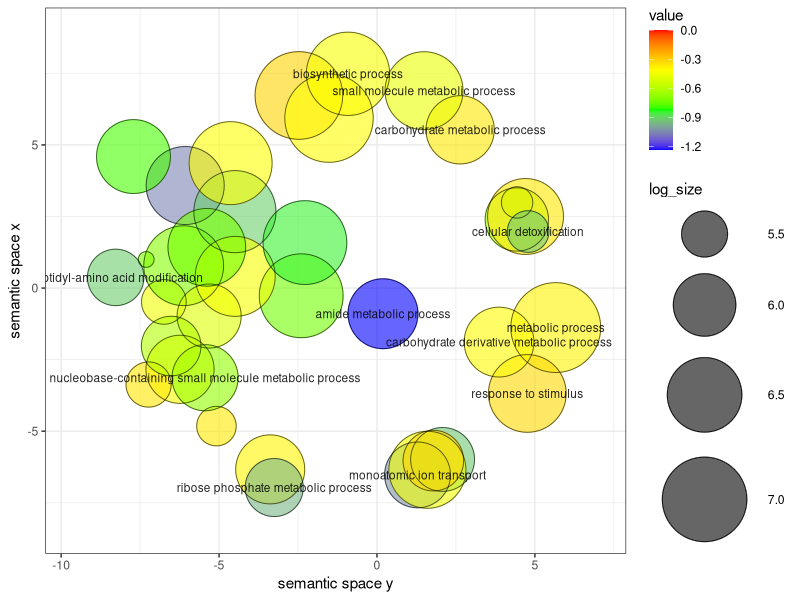

Here is the R script that generated this plot:
# A plotting R script produced by the Revigo server at http://revigo.irb.hr/
# If you found Revigo useful in your work, please cite the following reference:
# Supek F et al. "REVIGO summarizes and visualizes long lists of Gene Ontology
# terms" PLoS ONE 2011. doi:10.1371/journal.pone.0021800

# --------------------------------------------------------------------------
# If you don't have the ggplot2 package installed, uncomment the following line:
# install.packages( "ggplot2" );
library( ggplot2 );

# --------------------------------------------------------------------------
# If you don't have the scales package installed, uncomment the following line:
# install.packages( "scales" );
library( scales );

# --------------------------------------------------------------------------
# Here is your data from Revigo. Scroll down for plot configuration options.

revigo.names <- c("term_ID","description","frequency","plot_X","plot_Y","log_size","value","uniqueness","dispensability");
revigo.data <- rbind(c("GO:0005975","carbohydrate metabolic process",5.521546466478484,2.6339735879807606,5.527602533673562,6.220115151808519,-0.35661543412546903,0.8878835339656664,0.08327525),
c("GO:0006414","translational elongation",0.45853729473473576,-7.307378523413275,0.9990531643697101,5.139431973597713,-0.7185643577394225,0.687790967826683,0.29431777),
c("GO:0006418","tRNA aminoacylation for protein translation",0.974318159563009,-6.747842510765647,-0.48371972718251893,5.466756438594257,-0.45390419873317484,0.6018442493055934,0.56454341),
c("GO:0006520","amino acid metabolic process",5.465247531707815,-6.236008175000885,-2.837630500838149,6.215664259962457,-0.43040139234890545,0.6978466123454923,0.59635002),
c("GO:0006807","nitrogen compound metabolic process",48.837649518475466,-2.472566652016446,6.726359881226035,7.1668089422978785,-0.31484159258232436,0.8645984399877705,0.22128816),
c("GO:0006811","monoatomic ion transport",4.401907471506606,1.2839702830002946,-6.525837705840832,6.1216953964406695,-1.0337456000650995,0.9368244037504695,0),
c("GO:0006979","response to oxidative stress",0.5712981471310761,4.436650251753952,2.9911455182895805,5.23491950292478,-0.638272163982407,0.9156218618785936,0.32943569),
c("GO:0008152","metabolic process",65.3565173451011,5.6611252545257225,-1.3794817340236447,7.293343082853126,-0.3842897703389928,1,-0),
c("GO:0009058","biosynthetic process",28.23839282673206,-0.9176633642130353,7.483146774654496,6.928894185470589,-0.43322675179875214,0.8853842844570147,0.09351135),
c("GO:0009059","macromolecule biosynthetic process",15.258385035486357,-6.072599936421077,3.5812466185263667,6.661562823384344,-1.0576644883373616,0.7194513485839499,0.20486237),
c("GO:0009141","nucleoside triphosphate metabolic process",0.762872851553353,-5.082906619808238,-4.821915837229224,5.3605082123064145,-0.3640821757057693,0.7288885235673651,0.61386709),
c("GO:0010467","gene expression",9.706370753664654,-7.710108993605745,4.593328210385309,6.465111183714701,-0.7854819950201596,0.8442797829045714,0.28055017),
c("GO:0018193","peptidyl-amino acid modification",2.047197706052904,-8.27360892027162,0.3722968367490443,5.789214650731967,-0.9181883966201059,0.784800107721582,0.05670879),
c("GO:0019538","protein metabolic process",18.67385374490695,-6.120453469412725,0.7815888638230262,6.7492881892860686,-0.6949002502343435,0.7114314056584692,0.33214411),
c("GO:0019637","organophosphate metabolic process",5.94718450776783,-3.3803513493525026,-6.333161489682027,6.252365814198532,-0.38993740274345995,0.8001447854412209,0.53380606),
c("GO:0019693","ribose phosphate metabolic process",2.299871024016621,-3.2535913158450693,-6.9670331390141715,5.839758268584501,-0.9653915943676379,0.8057398363178058,-0),
c("GO:0034220","monoatomic ion transmembrane transport",3.707494071415495,2.0774565243801546,-5.9860892971123,6.047135013730295,-0.9319477878877299,0.9198124965089509,0.42984343),
c("GO:0034641","cellular nitrogen compound metabolic process",30.187049102942364,-2.399251173532155,-0.26965271338728924,6.957874867913695,-0.7323965393165471,0.776094726105518,0.30530756),
c("GO:0034660","ncRNA metabolic process",3.769763500568378,-5.314069806261075,-0.9771487808438645,6.054368647279385,-0.5033705891308075,0.7496608764219089,0.34556187),
c("GO:0042221","response to chemical",3.5497133630507625,4.4286916842819775,2.3960986809328273,6.028247851305722,-0.6309363579262222,0.8983771117957404,0.40359782),
c("GO:0043038","amino acid activation",0.9991846865833046,-7.231424973294976,-3.3696013770518283,5.47770137405037,-0.35427520549941094,0.7524355136661137,0.59496536),
c("GO:0043603","amide metabolic process",6.518961624921768,0.190683237488355,-0.8963823683808475,6.292232804957447,-1.2347338941229895,0.8534156966287576,0.12584976),
c("GO:0044238","primary metabolic process",54.063119334849006,-1.5192126507217816,5.936353269231173,7.210955285610252,-0.4088908522338173,0.8601056397000303,0.15678936),
c("GO:0044249","cellular biosynthetic process",24.389190152163454,-4.498269960882925,2.6690042736636967,6.865251597822689,-0.9160568592636398,0.7006826835140462,0.55144154),
c("GO:0044271","cellular nitrogen compound biosynthetic process",18.93399433857433,-4.488303233915922,0.40797783272153587,6.755296478091295,-0.43376290698312164,0.648267899636923,0.59014338),
c("GO:0044281","small molecule metabolic process",15.15473791824727,1.4896226668643997,6.892710551152044,6.658602684396198,-0.4680602090314609,0.9024889348713317,0.05207235),
c("GO:0050896","response to stimulus",14.674014998147983,4.76076392249081,-3.6806503970118993,6.644603215942828,-0.3251544684352775,1,-0),
c("GO:0051716","cellular response to stimulus",12.016805727629972,4.704682515405049,2.499409286639625,6.557843319194743,-0.359158953139323,0.8685743626870004,0.60012237),
c("GO:0055085","transmembrane transport",13.53545668727302,1.5966052285780905,-6.347128790353445,6.609527179077396,-0.4521699348214782,0.911708323937874,0.5384965),
c("GO:0055086","nucleobase-containing small molecule metabolic process",4.5204226165387285,-5.441990295101809,-3.1314818915590954,6.133233517547702,-0.6692575860454979,0.7215074787014796,0.10498231),
c("GO:0072521","purine-containing compound metabolic process",2.595262480894418,-6.516533733550742,-2.024930279510573,5.892236003769251,-0.6046980749146497,0.755397845082129,0.29056141),
c("GO:0098660","inorganic ion transmembrane transport",2.8120629398541377,1.7848746947510234,-6.027268733206487,5.9270797094445795,-0.32642067823700904,0.9223415437820497,0.50368514),
c("GO:1901135","carbohydrate derivative metabolic process",6.41604626743983,3.864930726492243,-1.8870245654341429,6.285321871094186,-0.40277445690260333,0.8948265521896288,0.06664641),
c("GO:1901564","organonitrogen compound metabolic process",29.993834591427927,-2.2813695718497145,1.5886834167397994,6.955086199151694,-0.8434387346256829,0.7854116788240867,0.18637799),
c("GO:1901566","organonitrogen compound biosynthetic process",14.63667861962968,-5.388048000244803,1.4231324482752437,6.643496794616454,-0.7303703256424472,0.6679438368579599,0.50121883),
c("GO:1901576","organic substance biosynthetic process",27.07678740968754,-4.633750562459937,4.3625415159906,6.910651347384342,-0.4183904958811687,0.715828007528798,0.66782618),
c("GO:1990748","cellular detoxification",0.8428541930100178,4.785900325254972,1.9737949596051219,5.403808324413346,-0.9220764080650671,0.8584388093376147,0.01143507));

one.data <- data.frame(revigo.data);
names(one.data) <- revigo.names;
one.data <- one.data [(one.data$plot_X != "null" & one.data$plot_Y != "null"), ];
one.data$plot_X <- as.numeric( as.character(one.data$plot_X) );
one.data$plot_Y <- as.numeric( as.character(one.data$plot_Y) );
one.data$log_size <- as.numeric( as.character(one.data$log_size) );
one.data$value <- as.numeric( as.character(one.data$value) );
one.data$frequency <- as.numeric( as.character(one.data$frequency) );
one.data$uniqueness <- as.numeric( as.character(one.data$uniqueness) );
one.data$dispensability <- as.numeric( as.character(one.data$dispensability) );
#head(one.data);


# --------------------------------------------------------------------------
# Names of the axes, sizes of the numbers and letters, names of the columns,
# etc. can be changed below

p1 <- ggplot( data = one.data );
p1 <- p1 + geom_point( aes( plot_X, plot_Y, colour = value, size = log_size), alpha = I(0.6) );
p1 <- p1 + scale_colour_gradientn( colours = c("blue", "green", "yellow", "red"), limits = c( min(one.data$value), 0) );
p1 <- p1 + geom_point( aes(plot_X, plot_Y, size = log_size), shape = 21, fill = "transparent", colour = I (alpha ("black", 0.6) ));
p1 <- p1 + scale_size( range=c(5, 30)) + theme_bw(); # + scale_fill_gradientn(colours = heat_hcl(7), limits = c(-300, 0) );
ex <- one.data [ one.data$dispensability < 0.15, ];
p1 <- p1 + geom_text( data = ex, aes(plot_X, plot_Y, label = description), colour = I(alpha("black", 0.85)), size = 3 );
p1 <- p1 + labs (y = "semantic space x", x = "semantic space y");
p1 <- p1 + theme(legend.key = element_blank()) ;
one.x_range = max(one.data$plot_X) - min(one.data$plot_X);
one.y_range = max(one.data$plot_Y) - min(one.data$plot_Y);
p1 <- p1 + xlim(min(one.data$plot_X)-one.x_range/10,max(one.data$plot_X)+one.x_range/10);
p1 <- p1 + ylim(min(one.data$plot_Y)-one.y_range/10,max(one.data$plot_Y)+one.y_range/10);


# --------------------------------------------------------------------------
# Output the plot to screen
pdf( file="H_T1_VS_T2_scatterplot.pdf", width=16, height=9 ) 
p1
dev.off()

